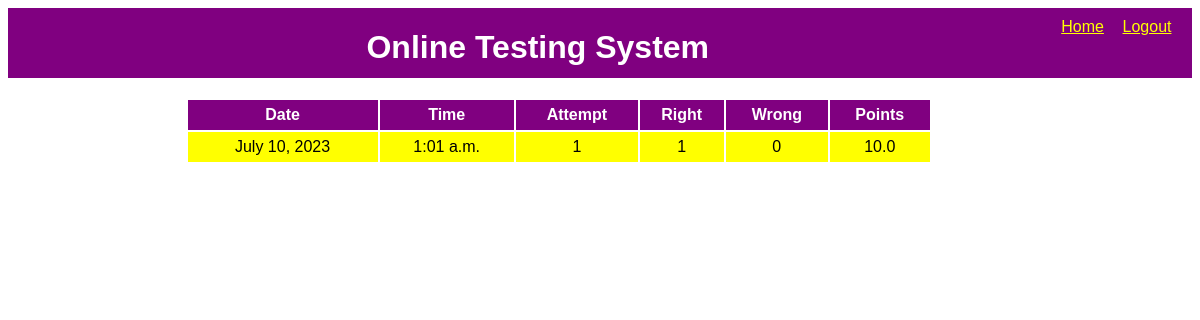
Screenshot of /OTS/result (signed in) with the database file from the repository.
### OTS/models.py (models this page shows)
class Result(models.Model):
    resultid = models.BigAutoField(primary_key=True, auto_created=True)
    username = models.ForeignKey(Candidate, on_delete=models.CASCADE)
    date = models.DateField(auto_now=True)
    time = models.TimeField(auto_now=True)
    attempt = models.IntegerField()
    right = models.IntegerField()
    wrong = models.IntegerField()
    points = models.FloatField()

### OTS/views.py (the view)
# urls.py: path('result', showTestResult, name='result'),
def showTestResult(request):
    if 'name' not in request.session.keys():
        res = HttpResponseRedirect("login")
    result = Result.objects.filter(resultid = Result.objects.latest('resultid').resultid, username_id = request.session['username'])
    context = {'result':result}
    res = render(request, 'show_result.html', context)
    return res

### OTS/templates/show_result.html (shortened to what this page needs)
{% extends 'main.html' %}
{% block top %}
<a href="{% url 'OTS:home' %}">Home</a>
<a href="{% url 'OTS:logout' %}">Logout</a>
{%endblock%}
{% block content %}
<table>
    <tr>
        <th>Date</th>
        <th>Time</th>
        <th>Attempt</th>
        <th>Right</th>
        <th>Wrong</th>
        <th>Points</th>
    </tr>
    {% for r in result %}
    <tr>
        <td>{{r.date}}</td>
        <td>{{r.time}}</td>
        <td>{{r.attempt}}</td>
        <td>{{r.right}}</td>
        <td>{{r.wrong}}</td>
        <td>{{r.points}}</td>
    </tr>
    {% endfor %}
</table>
{% endblock %}

### OTS/static/theme.css (style rules this page uses)
* { font-family: 'Gill Sans', 'Gill Sans MT', Calibri, 'Trebuchet MS', sans-serif; }
.top div.menu a { color:yellow; display: inline-block; min-width: 50px; margin-right: 10px; transition: 0.5s; }
table { width:90%; }
table tr:nth-child(odd) { background-color: green; color:white; height: 30px; }
table tr:nth-child(even) { background-color: yellow; height: 30px; }
table tr:first-child { background-color: purple; }
table td { text-align:center; }

### rows the page displays
Result: date "July 10, 2023", time "1:01 a.m.", attempt "1", right "1", wrong "0", points "10.0"
